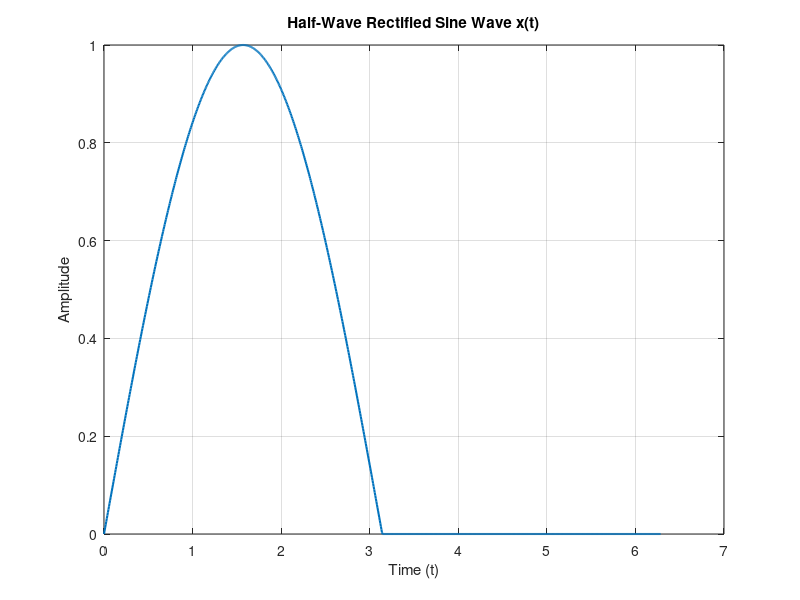

Here is the MATLAB script that generated this plot: (Note: this script raises an error after producing the figure.)
T = 2*pi;              
t = linspace(0, T, 1000); 
N_terms = [5, 10, 20]; 

x = zeros(size(t));
for i = 1:length(t)
    if t(i) >= 0 && t(i) <= pi
        x(i) = sin(t(i));
    elseif t(i) > pi && t(i) <= T
        x(i) = 0;
    end
end

figure;
plot(t, x, 'LineWidth', 1.5);
title('Half-Wave Rectified Sine Wave x(t)');
xlabel('Time (t)');
ylabel('Amplitude');
grid on;

for N = N_terms
    a0 = 0; 
    an = zeros(1, N); 
    bn = zeros(1, N); 
    
    for n = 1:N
        an(n) = (1/pi) * integral(@(t) half_wave_rectified_sine_wave(t) .* cos(n*t), 0, T);
        bn(n) = (1/pi) * integral(@(t) half_wave_rectified_sine_wave(t) .* sin(n*t), 0, T);
    end
    
    x_approx = a0/2; 
    for n = 1:N
        x_approx = x_approx + an(n) * cos(n*t) + bn(n) * sin(n*t);
    end
    
    figure;
    plot(t, x_approx, 'LineWidth', 1.5);
    hold on;
    plot(t, x, 'r--', 'LineWidth', 1); 
    title(['Fourier Series Approximation with ', num2str(N), ' Terms']);
    xlabel('Time (t)');
    ylabel('Amplitude');
    legend('Approximation', 'Original Half-Wave Rectified Sine Wave');
    grid on;
end

function y = half_wave_rectified_sine_wave(t)
    T = 2*pi; 
    y = zeros(size(t));
    for i = 1:length(t)
        if mod(t(i), T) >= 0 && mod(t(i), T) <= pi
            y(i) = sin(mod(t(i), T));
        else
            y(i) = 0;
        end
    end
end
